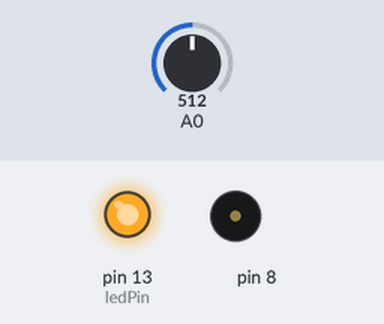
A sketch run on a simulated Arduino Uno, built with avr-gcc and run on an emulated ATmega328P. Shown: output pins drawn as LEDs (lit = HIGH), buzzer (waves = sounding). Inputs (shaded band) come from the test bench; at power-on: A0 = 512.

Above: at 0.1 s.
At 5.1 s:
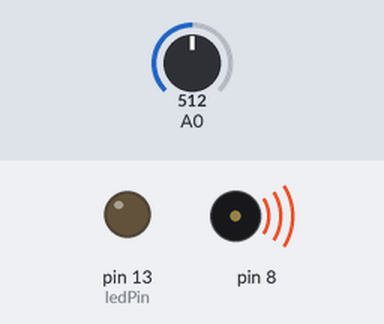
Timing chart, 0 to 6.6 s (numbered marks = the images above):
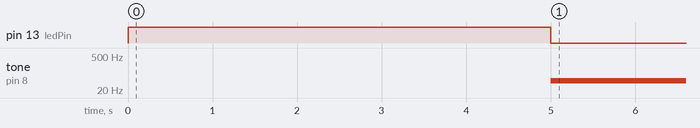

Measured:
- by itself, tone on pin 8: silent → 49 Hz at 5.0 s

The sketch:

project06.ino
```cpp
// Global variables
int sensor_val;
int sensor_high = 0;    // initial min of the photocell
int sensor_low  = 1023; // initial max of the photocell
const int ledPin = 13;
void setup() {

    pinMode(ledPin,   OUTPUT);
    digitalWrite(ledPin, HIGH);

    while (millis() < 5000) {
        sensor_val = analogRead(A0);

        if (sensor_val > sensor_high) {
            sensor_high = sensor_val; // set new max value
        }

        if (sensor_val < sensor_low) {
            sensor_low = sensor_val; // set new min value
        }
    }
    // calibration completed - red light turned off
    digitalWrite(ledPin, LOW);
}

void loop() {
    sensor_val = analogRead(A0);
    int pitch = map(sensor_val, sensor_low, sensor_high, 50, 4000);
    tone(8, pitch, 20);
    delay(10);
}
```
